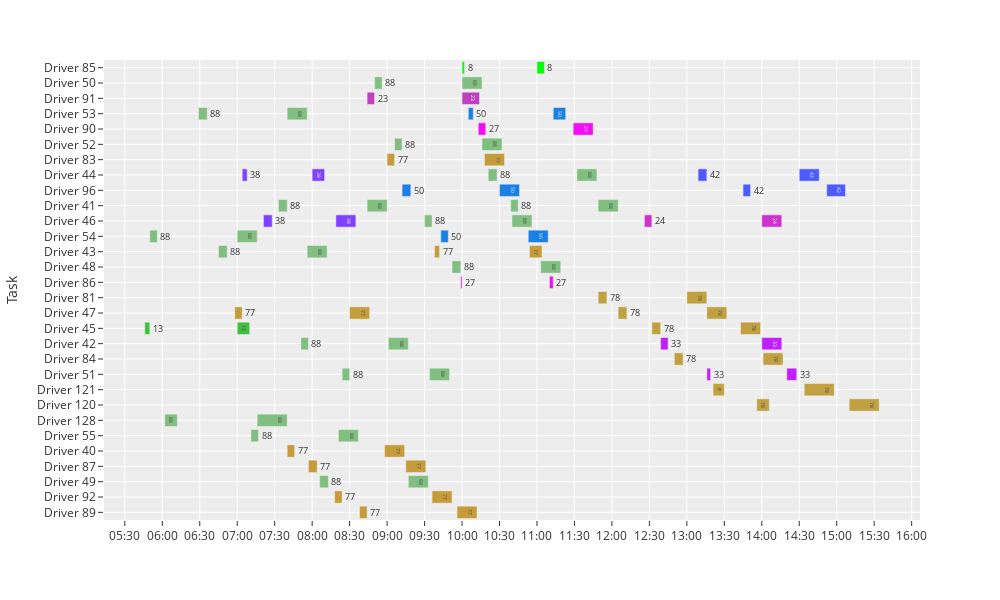
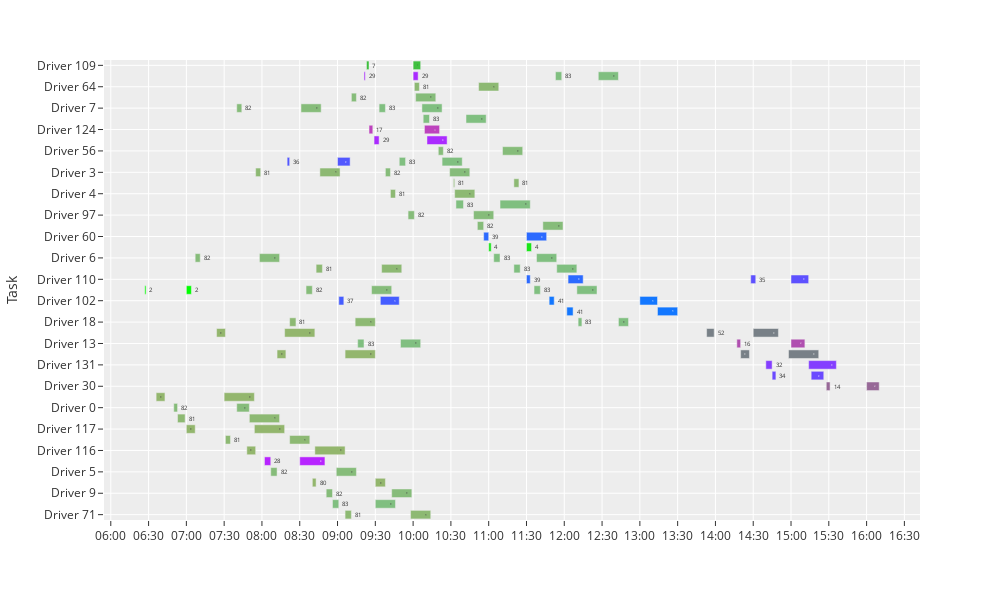
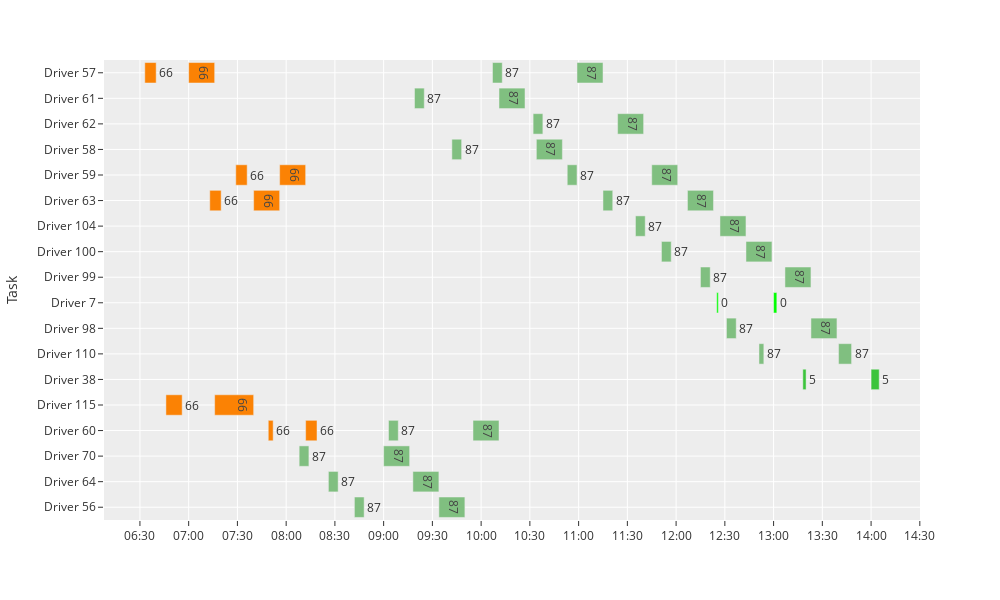
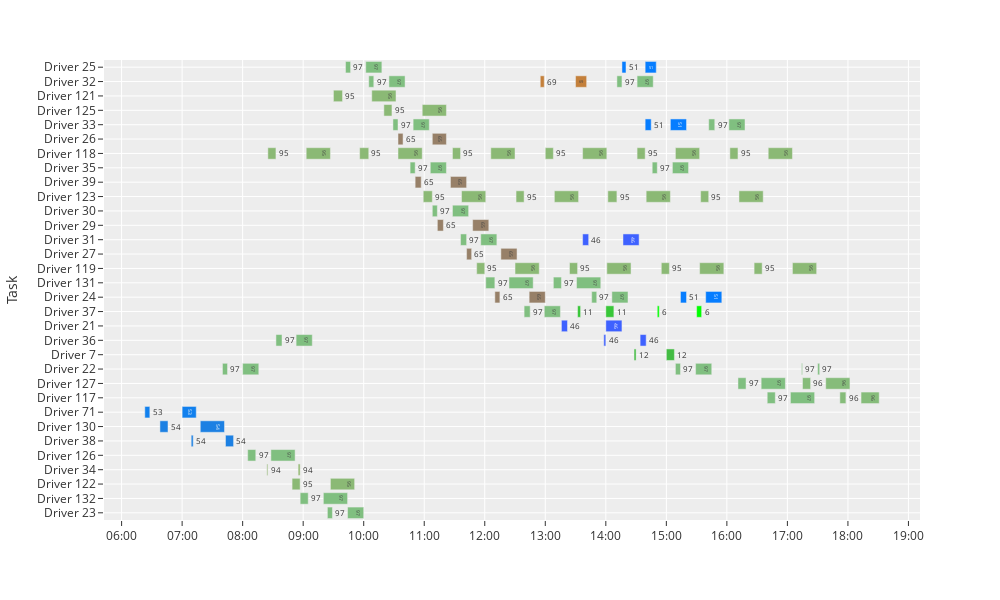

Here is the notebook cell these charts were saved with, in order:
### Code cell
import importlib
importlib.reload(gantt)
gantt.showGanttDepot(df)
